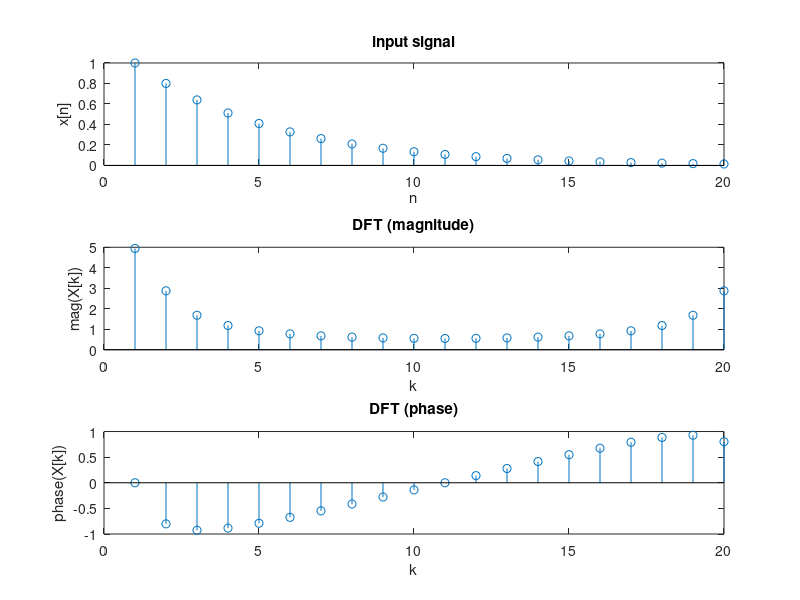

Here is the MATLAB script that generated this plot:
N = 20;
w0 = 3*pi/10;
n_range = 0:19;
x = (0.8).^n_range;
Y = fft(x,N);
figure();
subplot(3,1,1);
stem(x);
xlabel("n");
ylabel("x[n]");
title("input signal");

subplot(3,1,2);
stem(abs(Y));
xlabel("k");
ylabel("mag(X[k])");
title("DFT (magnitude)");

subplot(3,1,3);
stem(angle(Y));
xlabel("k");
ylabel("phase(X[k])");
title("DFT (phase)");